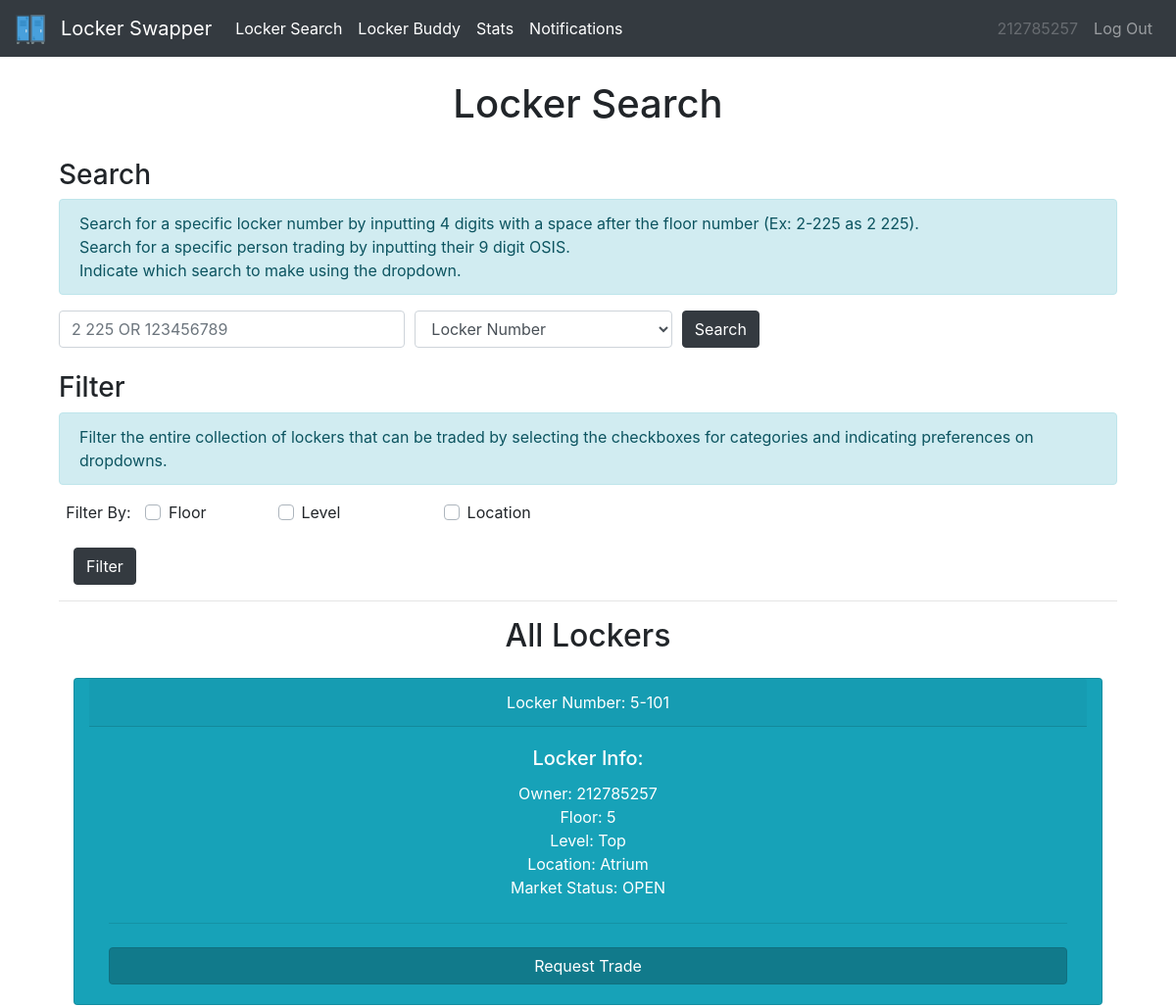
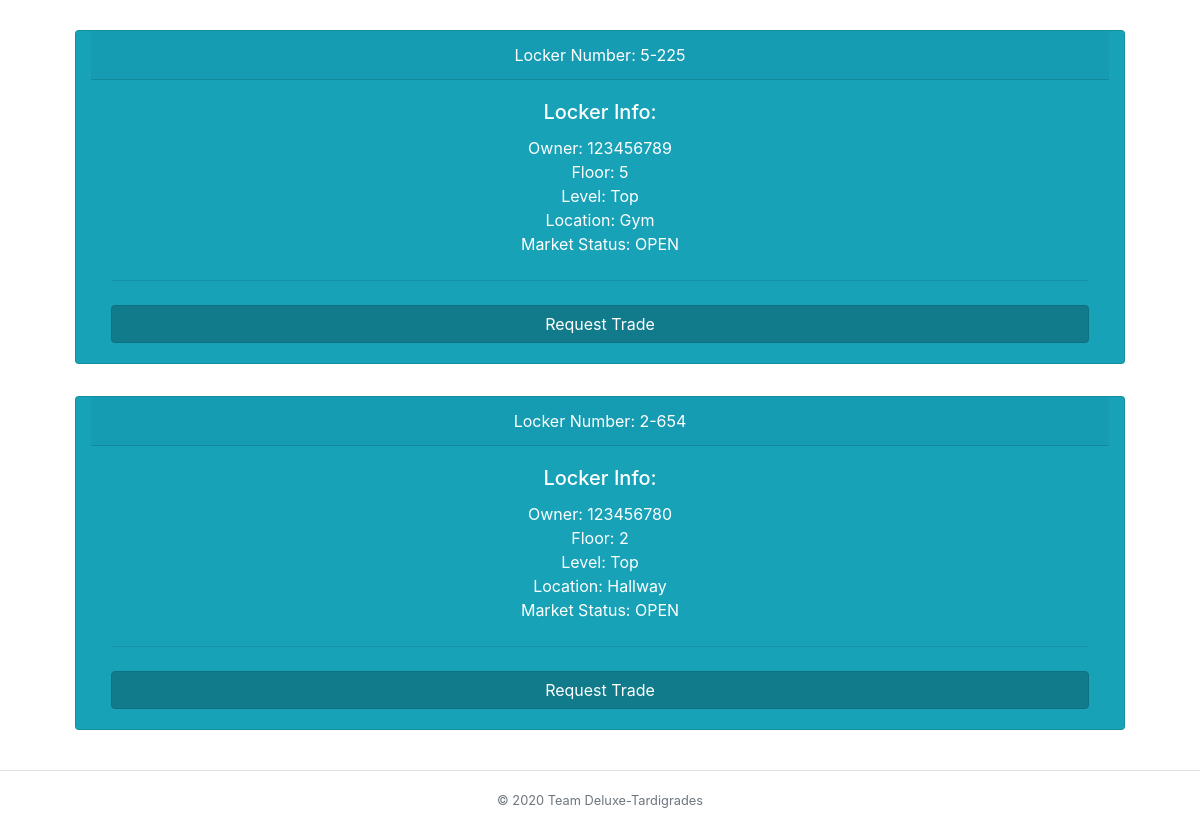
Page /locker (signed in) on the earlier database version (2 pictures, top to bottom).
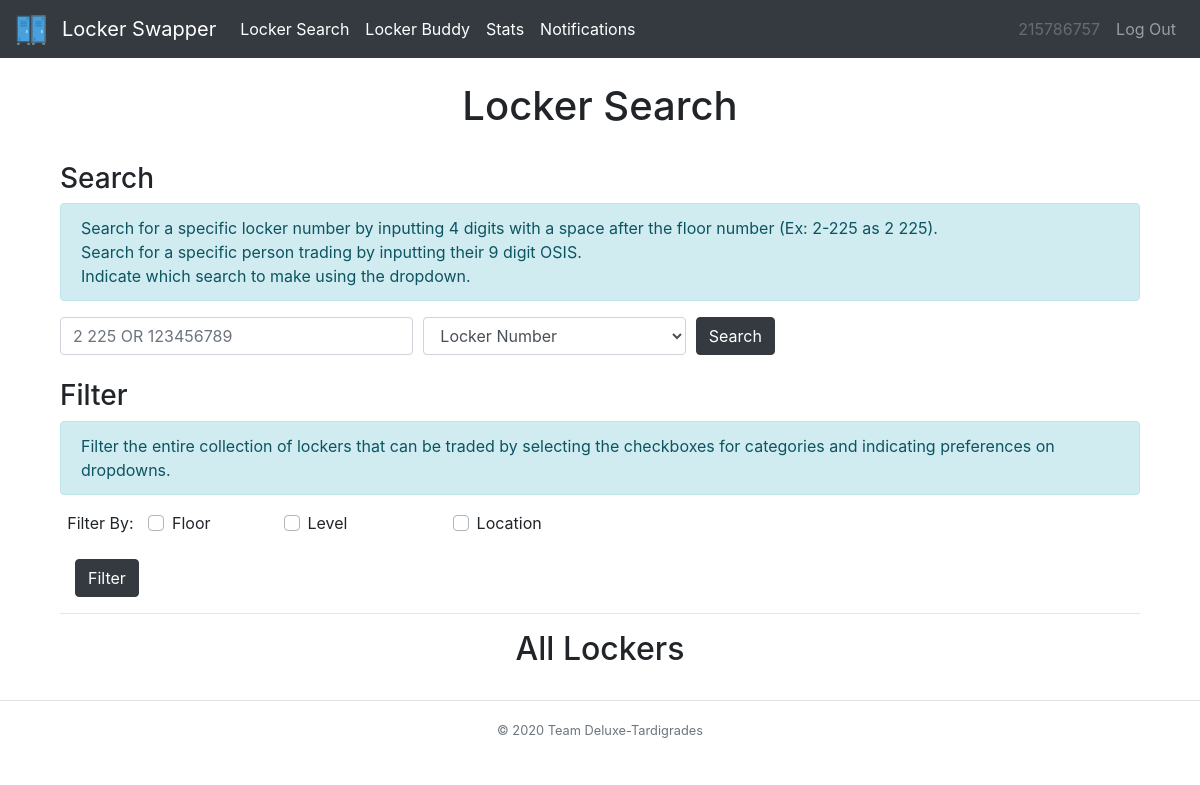
Same page on the later database version.
### tables this page shows
CREATE TABLE transaction_tbl (locker INT, recipient INT, sender INT, status INT, request TEXT, floor INT);

CREATE TABLE locker_tbl (locker INT, owner TEXT, combo TEXT, floor INT, level INT, location TEXT, status TEXT);

### __init__.py (the view)
@app.route("/locker")
@login_required
def locker():
    user = session['osis']
    all = db_manager.tradeableLockers()
    return render_template("locker.html",user=user,all=all,results=[],heading="Locker Search")

### __init__.py (called while the page is built)
def login_required(f):
    @wraps(f)
    def dec(*args, **kwargs):
        if 'osis' in session:
            return f(*args, **kwargs)
        flash('You must be logged in to view this page!', 'danger')
        return redirect('/')
    return dec

### db_builder.py (called while the page is built)
def exec(cmd):
    db = sqlite3.connect(DB_FILE)
    c = db.cursor()
    output = c.execute(cmd)
    db.commit()
    return output

def execmany(cmd, inputs):
    db = sqlite3.connect(DB_FILE)
    c = db.cursor()
    output = c.execute(cmd, inputs)
    db.commit()
    return output

### db_manager.py (called while the page is built)
def getLockerInfo(locker):
    q = "SELECT * from locker_tbl WHERE locker=?"
    inputs = (locker,)
    data = execmany(q, inputs).fetchone()
    info=[]
    for value in data:
        info.append(value)
    return info

def getTransLock(data):
    dataDict = {}
    for i in data:
        lock = getLockerInfo(i[0])
        dataDict[i] = lock
    return dataDict

def tradeableLockers():
    q = "SELECT * FROM transaction_tbl WHERE status=1 AND request='L'"
    data = exec(q).fetchall() #-> [(tuple,1,2,3),(tuple,1,2,3)]
    return getTransLock(data)

### templates/locker.html (shortened to what this page needs)
{% extends "base.html" %}
{% block body %}
<div class="container">
  <h3>Search</h3>
  <div class="alert alert-info" role="alert">
     Search for a specific locker number by inputting 4 digits with a space after the floor number (Ex: 2-225 as 2 225).<br>
      Search for a specific person trading by inputting their 9 digit OSIS.<br>
      Indicate which search to make using the dropdown.
  </div>
  <div>
    <form action="/lSearch" method="post">
      <div class="form-row">
        <div class="form group col-md-4">
          <input id="query" class="form-control mr-sm-2" type="text" name="query" placeholder="2 225 OR 123456789"><br>
        </div>
        <div class="form group col-md-3">
          <select id="searchBy" class="form-control" name="searchBy">
            <option>Locker Number</option>
          </select>
        </div>
        <div class="form-group col-md-1">
          <button class="btn btn-dark" type="submit">Search</button>
        </div>
      </div>
    </form>
  </div>
  <h3>Filter</h3>
  <div class="alert alert-info" role="alert">
    Filter the entire collection of lockers that can be traded by selecting the checkboxes for categories and indicating preferences on dropdowns.
  </div>
  <div>
    <form action="/lFilter" method="post">
      <div class="form-row text-center">
        <div class="form-group col-md-1">
          <label for="filter">Filter By:  </label>
        </div>
        <div class="form-group col-md-1 custom-control custom-checkbox">
          <label class="custom-control-label" for="floor">Floor</label>
        </div>
        <div class="form-group col-md-2 custom-control custom-checkbox">
          <label class="custom-control-label" for="level">Level</label>
        </div>
        <div class="form-group col-md-2 custom-control custom-checkbox">
          <label class="custom-control-label" for="type">Location</label>
        </div>
      </div>
      <div class="form-group col-md-1">
        <button class="btn btn-dark" type="submit">Filter</button>
      </div>
    </form>
  </div>
  <hr>
  <div class="container">
    {% if results == [] and all != [] %}
    <div class="text-center">
      <h2>All Lockers</h2>
    </div>
    <div class="col-sm-12 col-md-12 col-lg-12 mx-auto">
      {% for key in all %}
      <div class="row">
        <div class="card text-white text-center bg-info my-3 col-md-12">
          <div class="card-header">Locker Number: {{key[5]}}-{{key[0]}}</div>
          <div class="card-body">
            <h5 class="card-title">Locker Info:</h5>
            <p class="card-text">Owner: {{key[2]}} <br> Floor: {{key[5]}} <br>
                               Level: {{all[key][4]}} <br> Location: {{all[key][5]}} <br>
                               Market Status: OPEN </p>
            <hr class="my-4">
            <form action="/home">
              <button type="submit" class="btn btn-info btn-block active">Request Trade</button>
            </form>
          </div>
        </div>
      </div>
      {% endfor %}
    {% endif %}
    </div>
    </div>
  </div>
{% endblock %}

Differences in the rows shown:
no longer on this page (row edited): transaction_tbl: floor "5", locker "101", sender "212785257"
no longer on this page (row edited): locker_tbl: level "Top", location "Atrium"
removed transaction_tbl: floor "5", locker "225", sender "123456789"
no longer on this page (row edited): locker_tbl: level "Top", location "Gym"
removed transaction_tbl: floor "2", locker "654", sender "123456780"
removed locker_tbl: level "Top", location "Hallway"
Other differences:
{{ user }}: "212785257" → "215786757"
